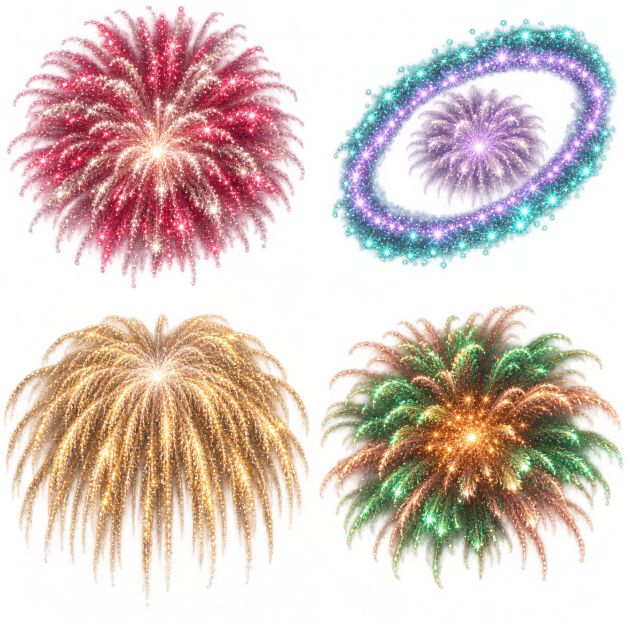
#> input picture source-assets/fireworks-blooms-v1/blooms-master.png, 1254 x 1254 px (shown at 1/2 size)
$ python build.py
#> lines starting #> are read from the running program, lines starting #| are printed output that depends on the picture
from pathlib import Path

import numpy as np
from PIL import Image, ImageFilter


here = Path(__file__).resolve().parent
master = Image.open(here / "blooms-master.png").convert("RGBA")
#> master is the input picture: PIL image 1254x1254 RGBA; mean R, G, B, A 136.7, 106.6, 91.4, 113.8
tile = 320
atlas = Image.new("RGBA", (tile * 4, tile * 2))
#> atlas: PIL image 1280x640 RGBA; every value is 0
# Crops and ignition pivots were inspected on the source, not assumed to be quadrant centres.
for slot, box in enumerate([(0, 0, 627, 595), (636, 0, 1254, 595),
                            (0, 595, 627, 1254), (627, 595, 1254, 1254)]):
    image = master.crop(box).resize((tile, tile), Image.Resampling.LANCZOS)
    rgba = np.asarray(image).astype(float) / 255
    rgb, a = rgba[:, :, :3], rgba[:, :, 3]
    lum = rgb @ [0.25, 0.58, 0.17]
    local = np.asarray(Image.fromarray((lum * 255).astype("uint8")).filter(ImageFilter.GaussianBlur(2.6))) / 255
    detail = np.clip((lum - local) * 3.3, 0, 1)
    y, x = np.indices(a.shape)
    edge = np.clip(np.minimum.reduce([x, y, tile - 1 - x, tile - 1 - y]) / 11, 0, 1)
    # Tint the optical halo, not the white-hot points. The ring's lilac centre
    # and the copper inner peony need different hues from their outer crowns.
    warm = rgb[:, :, 0] > rgb[:, :, 1] * 1.04
    tint = [np.array([1, 0.21, 0.37]), np.where(warm[:, :, None], [0.75, 0.43, 1], [0.13, 0.94, 1]),
            np.array([1, 0.66, 0.19]), np.where(warm[:, :, None], [1, 0.58, 0.20], [0.19, 1, 0.57])][slot]
    peaks = np.clip((lum - 0.86) * 6, 0, 1)
    for row, emission in enumerate([0.09 + 0.48 * lum**3 + 1.45 * detail, 1.6 * detail + (lum**6) * 0.55]):
        light = np.clip(emission - row * 0.18, 0, 1) * a
        halo = np.asarray(Image.fromarray((light * 255).astype("uint8")).filter(ImageFilter.GaussianBlur(2))) / 255
        alpha = np.clip(light + (0.20 if row else 0.83) * halo, 0, 1) * edge
        mix = ((0.18 if row else 0.06) + peaks * (0.62 if row else 0.39))[:, :, None]
        color = tint * (1 - mix) + np.clip(rgb * 1.15, 0, 1) * mix
        out = np.dstack((color, alpha))
        out[alpha < 0.012] = 0
        atlas.paste(Image.fromarray((out * 255).astype("uint8")), (slot * tile, row * tile))
#> this loop made 4 passes
#> tint on passes 1, 3: [1, 0.21, 0.37], [1, 0.66, 0.19]
#> pass 1, `image = master.crop(box).resize((tile, tile), Image.Resampling.LANCZOS)`:
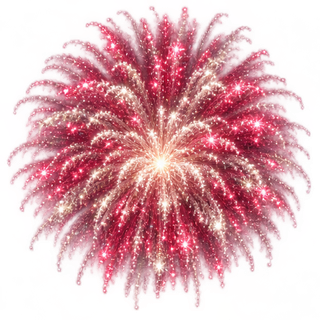
#> image: PIL image 320x320 RGBA; mean R, G, B, A 161.8, 78, 95.2, 128.5; transparent parts drawn white
#> pass 1, `rgb, a = rgba[:, :, :3], rgba[:, :, 3]`:
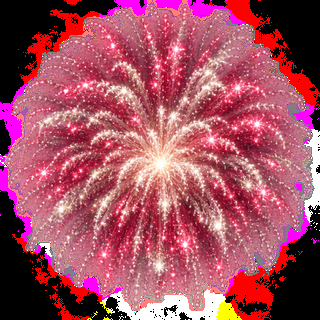
#> rgb: shape (320, 320, 3) float64; mean R, G, B 0.635, 0.306, 0.373
#> pass 1, `rgb, a = rgba[:, :, :3], rgba[:, :, 3]`:
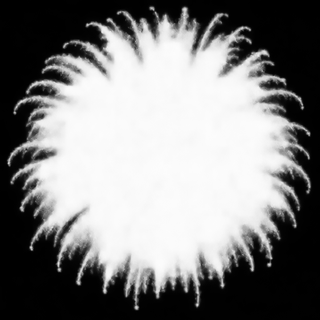
#> a: shape (320, 320) float64; min 0, max 0.988, mean 0.504
#> after the loop:
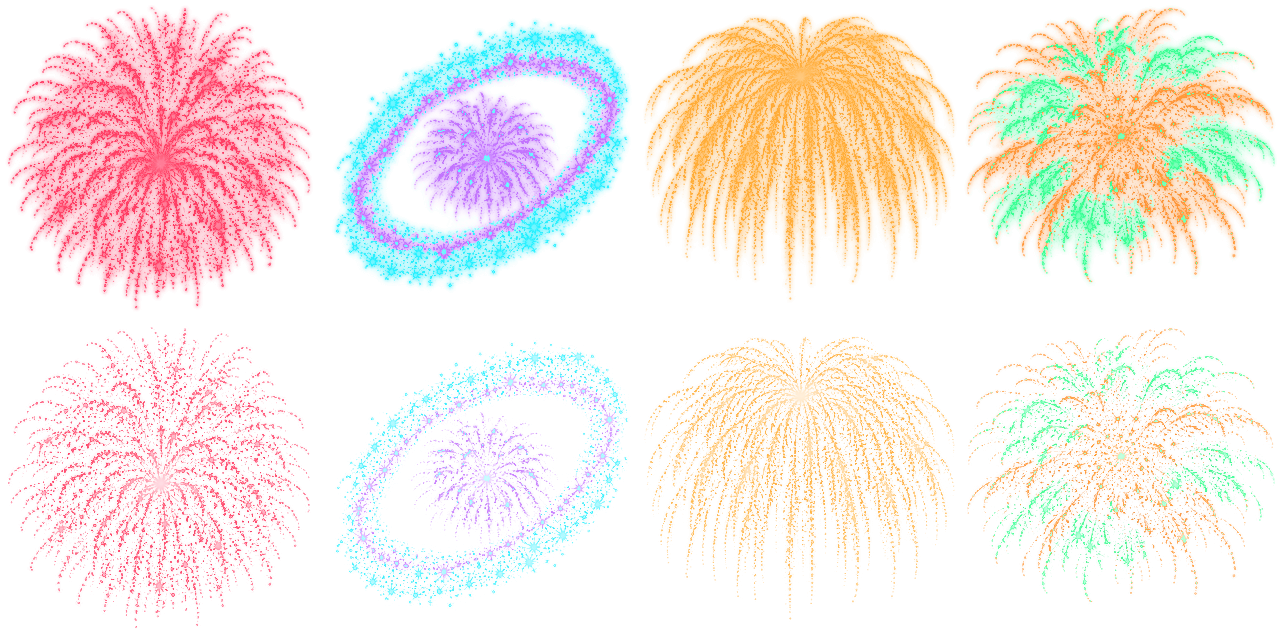
#> atlas: PIL image 1280x640 RGBA; mean R, G, B, A 104.6, 75.8, 61.7, 44.2; transparent parts drawn white
#> after the loop:
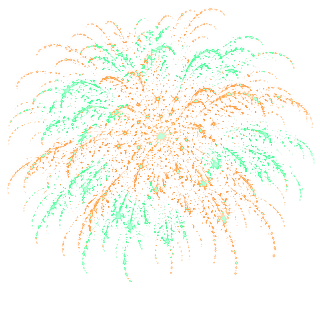
#> out: shape (320, 320, 4) float64; mean R, G, B, A 0.27, 0.281, 0.14, 0.0784; transparent parts drawn white

target = here.parents[1] / "www/assets/effects/fireworks-blooms-v1/blooms.png"
target.parent.mkdir(parents=True, exist_ok=True)
atlas.quantize(colors=256, method=Image.Quantize.FASTOCTREE).save(target, optimize=True)
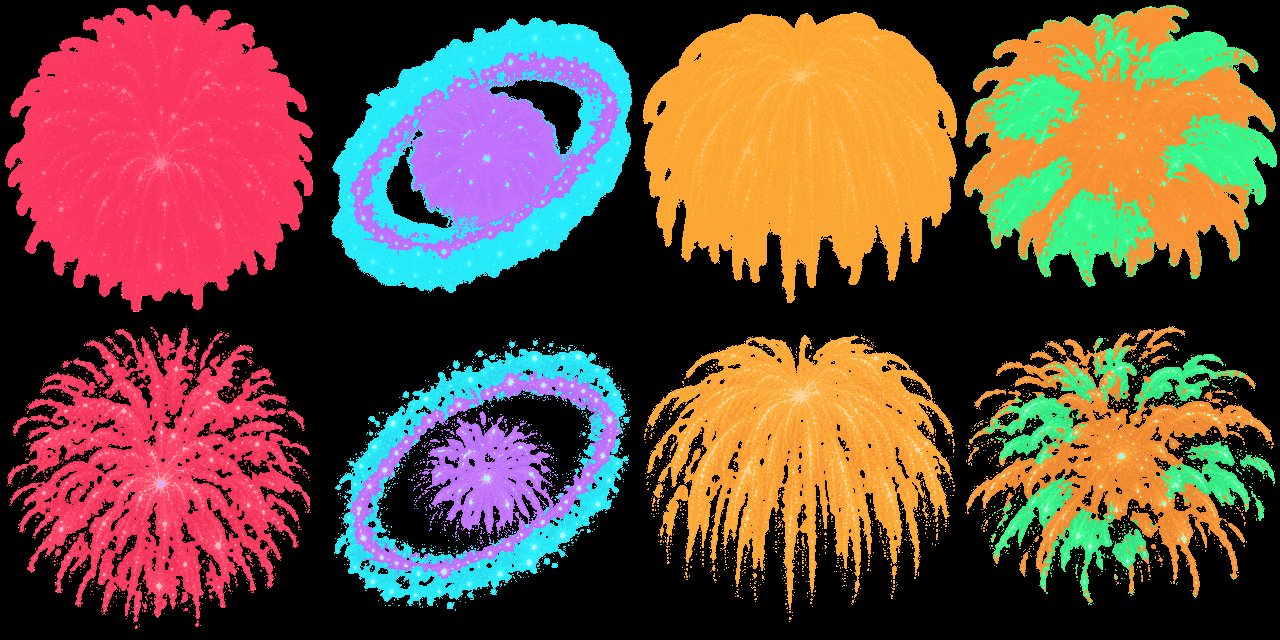
#> saved as blooms.png: PIL image 1280x640 P; mean R, G, B 104.4, 75.6, 61.4
#> (the run stopped early here; a loop or call above may not have finished)

$ run again, with source-assets/cosmic-dust-v1/master.png copied over source-assets/fireworks-blooms-v1/blooms-master.png
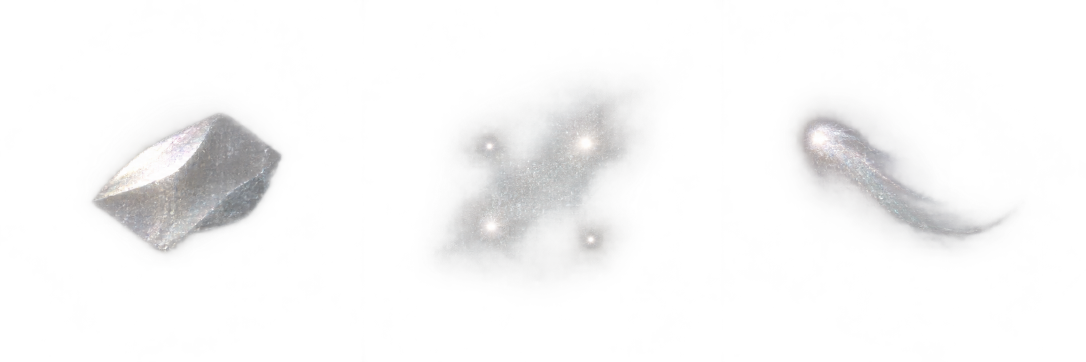
#> input picture source-assets/cosmic-dust-v1/master.png, 2172 x 724 px (shown at 1/2 size)
#> master is the input picture: PIL image 2172x724 RGBA; mean R, G, B, A 41.3, 41, 41.1, 26.5
#> the loop `for slot, box in enumerate([(0, 0, 627, 595), (636, 0, 1254, 595), (0,..` made 4 passes
#> tint on passes 1, 3: [1, 0.21, 0.37], [1, 0.66, 0.19]
#> pass 1, `rgb, a = rgba[:, :, :3], rgba[:, :, 3]`:
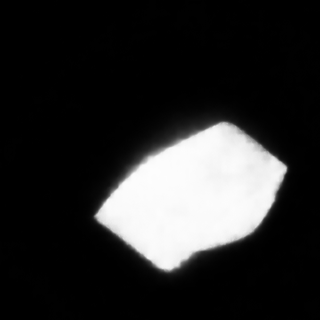
#> a: shape (320, 320) float64; min 0, max 0.992, mean 0.167
#> `atlas.quantize(colors=256, method=Image.Quantize.FASTOCTREE).save(targ..`:
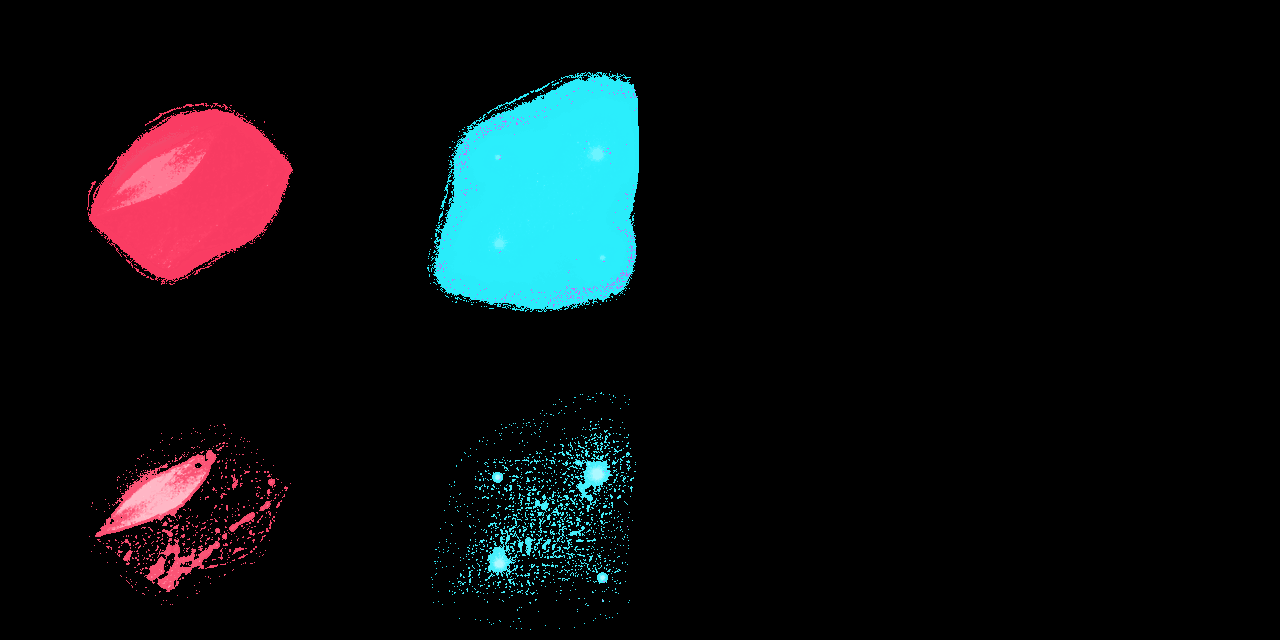
#> saved as blooms.png: PIL image 1280x640 P; mean R, G, B 12.2, 15.8, 17.9
